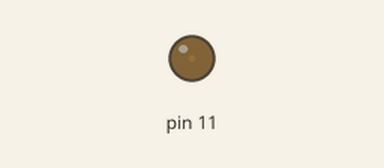
Bench run of a sketch on a simulated Arduino Uno, built with avr-gcc and run on an emulated ATmega328P. Shown: output pins drawn as LEDs (lit = HIGH).

Above: at 0.05 s.
At 2.3 s:
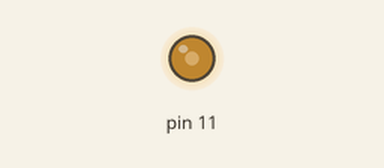
At 4.6 s:
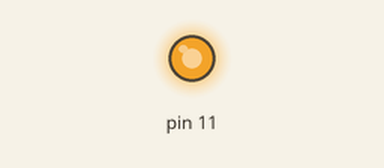
At 9.2 s:
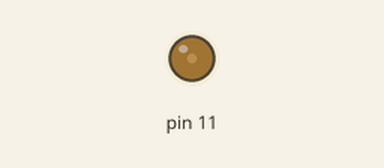
Timing chart, 0 to 13.6 s (numbered marks = the images above):
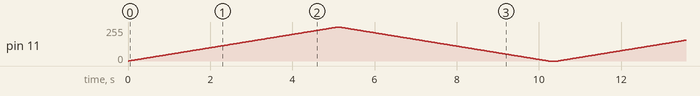

The sketch:

sketch_jul6a.ino
```cpp
void setup()
{
  pinMode(11, OUTPUT);
}

void loop()
{
  for(int i = 0; i<=255; i++) {
  analogWrite(11, i);
  delay(20); // Wait for 1000 millisecond(s)
  }
  for (int i = 255; i >= 0; i--) {
  analogWrite(11, i);
  delay(20); // Wait for 1000 millisecond(s)
  }
  delay(200);
}
```
